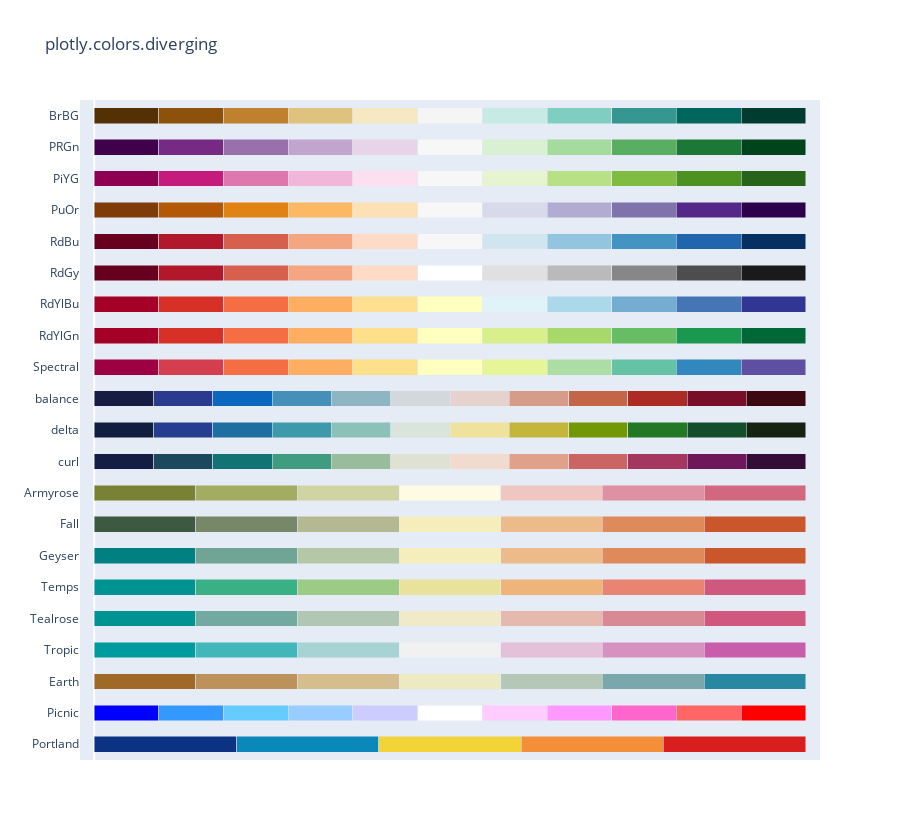

The code cell stored with this chart in its notebook:
### Markdown cell above
### More Colours

### Code cell
px.colors.diverging.swatches()

### Figure 1 — Plotly figure (JSON) as saved in the notebook; plotly's stock layout.template omitted (floating-point values rounded to 4 significant figures)
{"data": [{"customdata": [0, 1, 2, 3, 4], "hovertemplate": "%{y}[%{customdata}] = %{marker.color}<extra></extra>", "marker": {"color": ["rgb(12,51,131)", "rgb(10,136,186)", "rgb(242,211,56)", "rgb(242,143,56)", "rgb(217,30,30)"]}, "orientation": "h", "type": "bar", "x": [1, 1, 1, 1, 1], "y": ["Portland", "Portland", "Portland", "Portland", "Portland"]}, {"customdata": [0, 1, 2, 3, 4, 5, 6, 7, 8, 9, 10], "hovertemplate": "%{y}[%{customdata}] = %{marker.color}<extra></extra>", "marker": {"color": ["rgb(0,0,255)", "rgb(51,153,255)", "rgb(102,204,255)", "rgb(153,204,255)", "rgb(204,204,255)", "rgb(255,255,255)", "rgb(255,204,255)", "rgb(255,153,255)", "rgb(255,102,204)", "rgb(255,102,102)", "rgb(255,0,0)"]}, "orientation": "h", "type": "bar", "x": [1, 1, 1, 1, 1, 1, 1, 1, 1, 1, 1], "y": ["Picnic", "Picnic", "Picnic", "Picnic", "Picnic", "Picnic", "Picnic", "Picnic", "Picnic", "Picnic", "Picnic"]}, {"customdata": [0, 1, 2, 3, 4, 5, 6], "hovertemplate": "%{y}[%{customdata}] = %{marker.color}<extra></extra>", "marker": {"color": ["rgb(161, 105, 40)", "rgb(189, 146, 90)", "rgb(214, 189, 141)", "rgb(237, 234, 194)", "rgb(181, 200, 184)", "rgb(121, 167, 172)", "rgb(40, 135, 161)"]}, "orientation": "h", "type": "bar", "x": [1, 1, 1, 1, 1, 1, 1], "y": ["Earth", "Earth", "Earth", "Earth", "Earth", "Earth", "Earth"]}, {"customdata": [0, 1, 2, 3, 4, 5, 6], "hovertemplate": "%{y}[%{customdata}] = %{marker.color}<extra></extra>", "marker": {"color": ["rgb(0, 155, 158)", "rgb(66, 183, 185)", "rgb(167, 211, 212)", "rgb(241, 241, 241)", "rgb(228, 193, 217)", "rgb(214, 145, 193)", "rgb(199, 93, 171)"]}, "orientation": "h", "type": "bar", "x": [1, 1, 1, 1, 1, 1, 1], "y": ["Tropic", "Tropic", "Tropic", "Tropic", "Tropic", "Tropic", "Tropic"]}, {"customdata": [0, 1, 2, 3, 4, 5, 6], "hovertemplate": "%{y}[%{customdata}] = %{marker.color}<extra></extra>", "marker": {"color": ["rgb(0, 147, 146)", "rgb(114, 170, 161)", "rgb(177, 199, 179)", "rgb(241, 234, 200)", "rgb(229, 185, 173)", "rgb(217, 137, 148)", "rgb(208, 88, 126)"]}, "orientation": "h", "type": "bar", "x": [1, 1, 1, 1, 1, 1, 1], "y": ["Tealrose", "Tealrose", "Tealrose", "Tealrose", "Tealrose", "Tealrose", "Tealrose"]}, {"customdata": [0, 1, 2, 3, 4, 5, 6], "hovertemplate": "%{y}[%{customdata}] = %{marker.color}<extra></extra>", "marker": {"color": ["rgb(0, 147, 146)", "rgb(57, 177, 133)", "rgb(156, 203, 134)", "rgb(233, 226, 156)", "rgb(238, 180, 121)", "rgb(232, 132, 113)", "rgb(207, 89, 126)"]}, "orientation": "h", "type": "bar", "x": [1, 1, 1, 1, 1, 1, 1], "y": ["Temps", "Temps", "Temps", "Temps", "Temps", "Temps", "Temps"]}, {"customdata": [0, 1, 2, 3, 4, 5, 6], "hovertemplate": "%{y}[%{customdata}] = %{marker.color}<extra></extra>", "marker": {"color": ["rgb(0, 128, 128)", "rgb(112, 164, 148)", "rgb(180, 200, 168)", "rgb(246, 237, 189)", "rgb(237, 187, 138)", "rgb(222, 138, 90)", "rgb(202, 86, 44)"]}, "orientation": "h", "type": "bar", "x": [1, 1, 1, 1, 1, 1, 1], "y": ["Geyser", "Geyser", "Geyser", "Geyser", "Geyser", "Geyser", "Geyser"]}, {"customdata": [0, 1, 2, 3, 4, 5, 6], "hovertemplate": "%{y}[%{customdata}] = %{marker.color}<extra></extra>", "marker": {"color": ["rgb(61, 89, 65)", "rgb(119, 136, 104)", "rgb(181, 185, 145)", "rgb(246, 237, 189)", "rgb(237, 187, 138)", "rgb(222, 138, 90)", "rgb(202, 86, 44)"]}, "orientation": "h", "type": "bar", "x": [1, 1, 1, 1, 1, 1, 1], "y": ["Fall", "Fall", "Fall", "Fall", "Fall", "Fall", "Fall"]}, {"customdata": [0, 1, 2, 3, 4, 5, 6], "hovertemplate": "%{y}[%{customdata}] = %{marker.color}<extra></extra>", "marker": {"color": ["rgb(121, 130, 52)", "rgb(163, 173, 98)", "rgb(208, 211, 162)", "rgb(253, 251, 228)", "rgb(240, 198, 195)", "rgb(223, 145, 163)", "rgb(212, 103, 128)"]}, "orientation": "h", "type": "bar", "x": [1, 1, 1, 1, 1, 1, 1], "y": ["Armyrose", "Armyrose", "Armyrose", "Armyrose", "Armyrose", "Armyrose", "Armyrose"]}, {"customdata": [0, 1, 2, 3, 4, 5, 6, 7, 8, 9, 10, 11], "hovertemplate": "%{y}[%{customdata}] = %{marker.color}<extra></extra>", "marker": {"color": ["rgb(20, 29, 67)", "rgb(28, 72, 93)", "rgb(18, 115, 117)", "rgb(63, 156, 129)", "rgb(153, 189, 156)", "rgb(223, 225, 211)", "rgb(241, 218, 206)", "rgb(224, 160, 137)", "rgb(203, 101, 99)", "rgb(164, 54, 96)", "rgb(111, 23, 91)", "rgb(51, 13, 53)"]}, "orientation": "h", "type": "bar", "x": [1, 1, 1, 1, 1, 1, 1, 1, 1, 1, 1, 1], "y": ["curl", "curl", "curl", "curl", "curl", "curl", "curl", "curl", "curl", "curl", "curl", "curl"]}, {"customdata": [0, 1, 2, 3, 4, 5, 6, 7, 8, 9, 10, 11], "hovertemplate": "%{y}[%{customdata}] = %{marker.color}<extra></extra>", "marker": {"color": ["rgb(16, 31, 63)", "rgb(38, 62, 144)", "rgb(30, 110, 161)", "rgb(60, 154, 171)", "rgb(140, 193, 186)", "rgb(217, 229, 218)", "rgb(239, 226, 156)", "rgb(195, 182, 59)", "rgb(115, 152, 5)", "rgb(34, 120, 36)", "rgb(18, 78, 43)", "rgb(23, 35, 18)"]}, "orientation": "h", "type": "bar", "x": [1, 1, 1, 1, 1, 1, 1, 1, 1, 1, 1, 1], "y": ["delta", "delta", "delta", "delta", "delta", "delta", "delta", "delta", "delta", "delta", "delta", "delta"]}, {"customdata": [0, 1, 2, 3, 4, 5, 6, 7, 8, 9, 10, 11], "hovertemplate": "%{y}[%{customdata}] = %{marker.color}<extra></extra>", "marker": {"color": ["rgb(23, 28, 66)", "rgb(41, 58, 143)", "rgb(11, 102, 189)", "rgb(69, 144, 185)", "rgb(142, 181, 194)", "rgb(210, 216, 219)", "rgb(230, 210, 204)", "rgb(213, 157, 137)", "rgb(196, 101, 72)", "rgb(172, 43, 36)", "rgb(120, 14, 40)", "rgb(60, 9, 17)"]}, "orientation": "h", "type": "bar", "x": [1, 1, 1, 1, 1, 1, 1, 1, 1, 1, 1, 1], "y": ["balance", "balance", "balance", "balance", "balance", "balance", "balance", "balance", "balance", "balance", "balance", "balance"]}, {"customdata": [0, 1, 2, 3, 4, 5, 6, 7, 8, 9, 10], "hovertemplate": "%{y}[%{customdata}] = %{marker.color}<extra></extra>", "marker": {"color": ["rgb(158,1,66)", "rgb(213,62,79)", "rgb(244,109,67)", "rgb(253,174,97)", "rgb(254,224,139)", "rgb(255,255,191)", "rgb(230,245,152)", "rgb(171,221,164)", "rgb(102,194,165)", "rgb(50,136,189)", "rgb(94,79,162)"]}, "orientation": "h", "type": "bar", "x": [1, 1, 1, 1, 1, 1, 1, 1, 1, 1, 1], "y": ["Spectral", "Spectral", "Spectral", "Spectral", "Spectral", "Spectral", "Spectral", "Spectral", "Spectral", "Spectral", "Spectral"]}, {"customdata": [0, 1, 2, 3, 4, 5, 6, 7, 8, 9, 10], "hovertemplate": "%{y}[%{customdata}] = %{marker.color}<extra></extra>", "marker": {"color": ["rgb(165,0,38)", "rgb(215,48,39)", "rgb(244,109,67)", "rgb(253,174,97)", "rgb(254,224,139)", "rgb(255,255,191)", "rgb(217,239,139)", "rgb(166,217,106)", "rgb(102,189,99)", "rgb(26,152,80)", "rgb(0,104,55)"]}, "orientation": "h", "type": "bar", "x": [1, 1, 1, 1, 1, 1, 1, 1, 1, 1, 1], "y": ["RdYlGn", "RdYlGn", "RdYlGn", "RdYlGn", "RdYlGn", "RdYlGn", "RdYlGn", "RdYlGn", "RdYlGn", "RdYlGn", "RdYlGn"]}, {"customdata": [0, 1, 2, 3, 4, 5, 6, 7, 8, 9, 10], "hovertemplate": "%{y}[%{customdata}] = %{marker.color}<extra></extra>", "marker": {"color": ["rgb(165,0,38)", "rgb(215,48,39)", "rgb(244,109,67)", "rgb(253,174,97)", "rgb(254,224,144)", "rgb(255,255,191)", "rgb(224,243,248)", "rgb(171,217,233)", "rgb(116,173,209)", "rgb(69,117,180)", "rgb(49,54,149)"]}, "orientation": "h", "type": "bar", "x": [1, 1, 1, 1, 1, 1, 1, 1, 1, 1, 1], "y": ["RdYlBu", "RdYlBu", "RdYlBu", "RdYlBu", "RdYlBu", "RdYlBu", "RdYlBu", "RdYlBu", "RdYlBu", "RdYlBu", "RdYlBu"]}, {"customdata": [0, 1, 2, 3, 4, 5, 6, 7, 8, 9, 10], "hovertemplate": "%{y}[%{customdata}] = %{marker.color}<extra></extra>", "marker": {"color": ["rgb(103,0,31)", "rgb(178,24,43)", "rgb(214,96,77)", "rgb(244,165,130)", "rgb(253,219,199)", "rgb(255,255,255)", "rgb(224,224,224)", "rgb(186,186,186)", "rgb(135,135,135)", "rgb(77,77,77)", "rgb(26,26,26)"]}, "orientation": "h", "type": "bar", "x": [1, 1, 1, 1, 1, 1, 1, 1, 1, 1, 1], "y": ["RdGy", "RdGy", "RdGy", "RdGy", "RdGy", "RdGy", "RdGy", "RdGy", "RdGy", "RdGy", "RdGy"]}, {"customdata": [0, 1, 2, 3, 4, 5, 6, 7, 8, 9, 10], "hovertemplate": "%{y}[%{customdata}] = %{marker.color}<extra></extra>", "marker": {"color": ["rgb(103,0,31)", "rgb(178,24,43)", "rgb(214,96,77)", "rgb(244,165,130)", "rgb(253,219,199)", "rgb(247,247,247)", "rgb(209,229,240)", "rgb(146,197,222)", "rgb(67,147,195)", "rgb(33,102,172)", "rgb(5,48,97)"]}, "orientation": "h", "type": "bar", "x": [1, 1, 1, 1, 1, 1, 1, 1, 1, 1, 1], "y": ["RdBu", "RdBu", "RdBu", "RdBu", "RdBu", "RdBu", "RdBu", "RdBu", "RdBu", "RdBu", "RdBu"]}, {"customdata": [0, 1, 2, 3, 4, 5, 6, 7, 8, 9, 10], "hovertemplate": "%{y}[%{customdata}] = %{marker.color}<extra></extra>", "marker": {"color": ["rgb(127,59,8)", "rgb(179,88,6)", "rgb(224,130,20)", "rgb(253,184,99)", "rgb(254,224,182)", "rgb(247,247,247)", "rgb(216,218,235)", "rgb(178,171,210)", "rgb(128,115,172)", "rgb(84,39,136)", "rgb(45,0,75)"]}, "orientation": "h", "type": "bar", "x": [1, 1, 1, 1, 1, 1, 1, 1, 1, 1, 1], "y": ["PuOr", "PuOr", "PuOr", "PuOr", "PuOr", "PuOr", "PuOr", "PuOr", "PuOr", "PuOr", "PuOr"]}, {"customdata": [0, 1, 2, 3, 4, 5, 6, 7, 8, 9, 10], "hovertemplate": "%{y}[%{customdata}] = %{marker.color}<extra></extra>", "marker": {"color": ["rgb(142,1,82)", "rgb(197,27,125)", "rgb(222,119,174)", "rgb(241,182,218)", "rgb(253,224,239)", "rgb(247,247,247)", "rgb(230,245,208)", "rgb(184,225,134)", "rgb(127,188,65)", "rgb(77,146,33)", "rgb(39,100,25)"]}, "orientation": "h", "type": "bar", "x": [1, 1, 1, 1, 1, 1, 1, 1, 1, 1, 1], "y": ["PiYG", "PiYG", "PiYG", "PiYG", "PiYG", "PiYG", "PiYG", "PiYG", "PiYG", "PiYG", "PiYG"]}, {"customdata": [0, 1, 2, 3, 4, 5, 6, 7, 8, 9, 10], "hovertemplate": "%{y}[%{customdata}] = %{marker.color}<extra></extra>", "marker": {"color": ["rgb(64,0,75)", "rgb(118,42,131)", "rgb(153,112,171)", "rgb(194,165,207)", "rgb(231,212,232)", "rgb(247,247,247)", "rgb(217,240,211)", "rgb(166,219,160)", "rgb(90,174,97)", "rgb(27,120,55)", "rgb(0,68,27)"]}, "orientation": "h", "type": "bar", "x": [1, 1, 1, 1, 1, 1, 1, 1, 1, 1, 1], "y": ["PRGn", "PRGn", "PRGn", "PRGn", "PRGn", "PRGn", "PRGn", "PRGn", "PRGn", "PRGn", "PRGn"]}, {"customdata": [0, 1, 2, 3, 4, 5, 6, 7, 8, 9, 10], "hovertemplate": "%{y}[%{customdata}] = %{marker.color}<extra></extra>", "marker": {"color": ["rgb(84,48,5)", "rgb(140,81,10)", "rgb(191,129,45)", "rgb(223,194,125)", "rgb(246,232,195)", "rgb(245,245,245)", "rgb(199,234,229)", "rgb(128,205,193)", "rgb(53,151,143)", "rgb(1,102,94)", "rgb(0,60,48)"]}, "orientation": "h", "type": "bar", "x": [1, 1, 1, 1, 1, 1, 1, 1, 1, 1, 1], "y": ["BrBG", "BrBG", "BrBG", "BrBG", "BrBG", "BrBG", "BrBG", "BrBG", "BrBG", "BrBG", "BrBG"]}], "layout": {"bargap": 0.5, "barmode": "stack", "barnorm": "fraction", "height": 840, "showlegend": false, "title": {"text": "plotly.colors.diverging"}, "xaxis": {"range": [-0.02, 1.02], "showgrid": false, "showticklabels": false}}}
